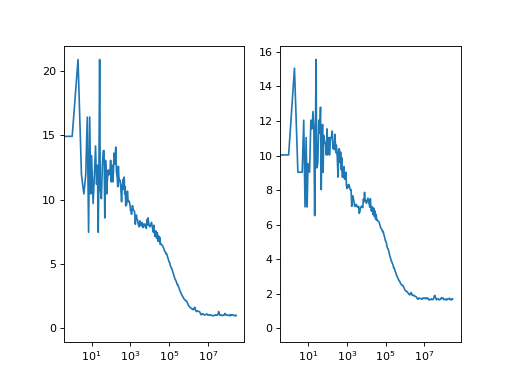

Recreate this plot in Python.
import pylab as p
import tttrlib
import numpy as np

fig, ax = p.subplots(nrows=1, ncols=2)


#  Read the data data

data = tttrlib.TTTR('../../test/data/PQ/PTU/PQ_PTU_HH_T3.ptu', 'PTU')

# Create correlator
B = 9
n_casc = 25

correlator = tttrlib.Correlator()
correlator.set_n_bins(B)
correlator.set_n_casc(n_casc)


# Select the green channels (channel number 0 and 8)

ch1_indeces = data.get_selection_by_channel(np.array([0]))
ch2_indeces = data.get_selection_by_channel(np.array([8]))

mt = data.get_macro_time()

t1 = mt[ch1_indeces]
w1 = np.ones_like(t1, dtype=np.float)

t2 = mt[ch2_indeces]
w2 = np.ones_like(t2, dtype=np.float)

correlator.set_events(t1, w1, t2, w2)
correlator.run()

x = correlator.get_x_axis_normalized()
y = correlator.get_corr_normalized()

ax[0].semilogx(x, y)


# green-red cross correlation

ch1_indeces = data.get_selection_by_channel(np.array([0, 1]))
ch2_indeces = data.get_selection_by_channel(np.array([0, 1]))

mt = data.get_macro_time()

t1 = mt[ch1_indeces]
w1 = np.ones_like(t1, dtype=np.float)

t2 = mt[ch2_indeces]
w2 = np.ones_like(t2, dtype=np.float)

correlator.set_events(t1, w1, t2, w2)
correlator.run()

x = correlator.get_x_axis_normalized()
y = correlator.get_corr_normalized()

ax[1].semilogx(x, y)


p.show()
